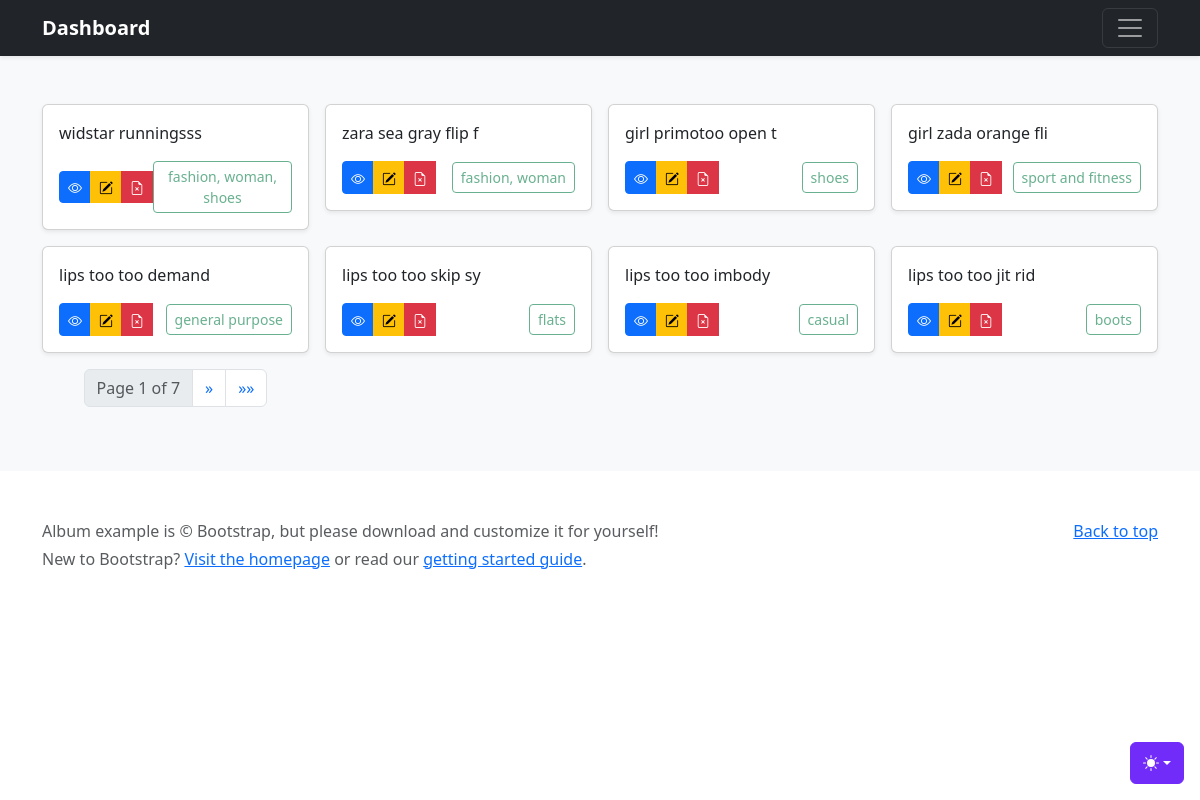
Page /dashboard/ on the earlier database version.
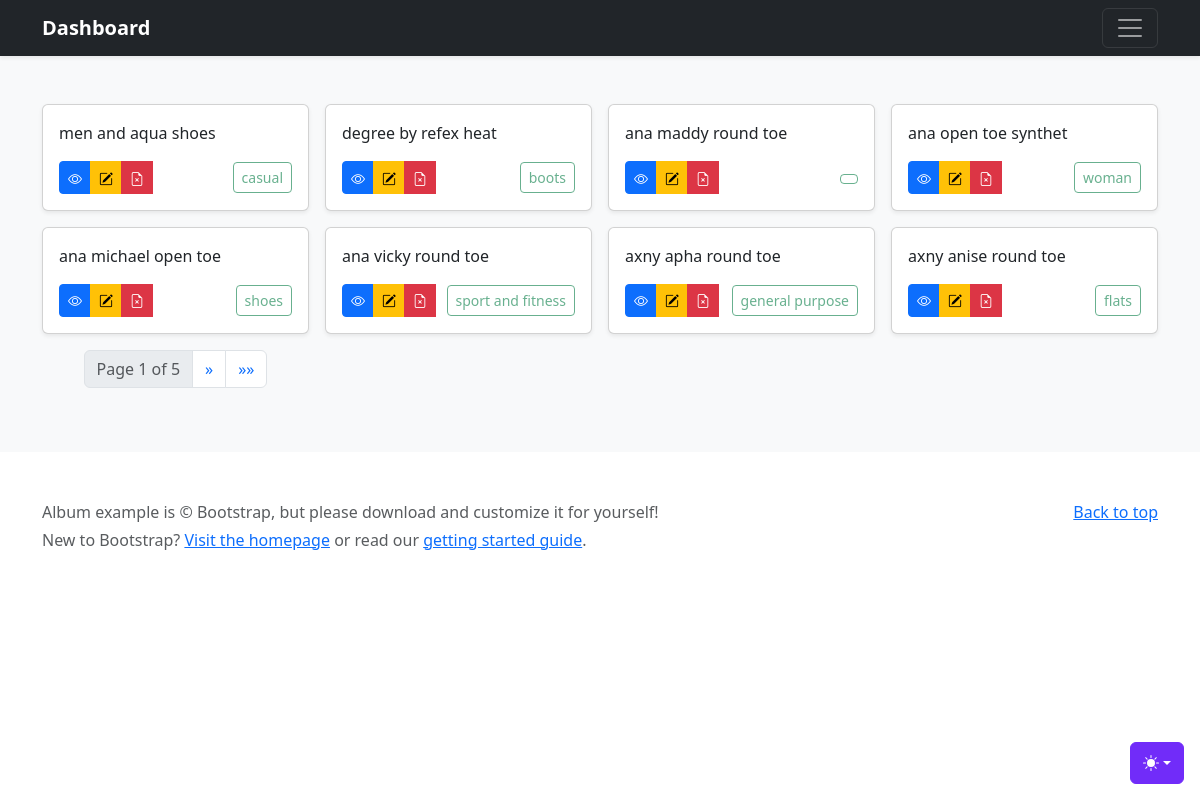
Same page on the later database version.
### inventory/models.py (models this page shows, shortened)
class Product(models.Model):
    name = models.CharField(max_length=100)
    description = models.TextField()
    slug = models.SlugField()
    is_active = models.BooleanField()
    category = models.ManyToManyField(Category)

class Category(models.Model):
    name = models.CharField(max_length=50)
    slug = models.SlugField()
    is_active = models.BooleanField()
    class Meta:
        verbose_name_plural = "Categories"
    def __str__(self) -> str:
        return self.name

### inventory/views.py (the view)
# urls.py: path('', views.all_products, name="all_products"),
def all_products(request):
    objs = Product.objects.all()
    paginator = Paginator(objs, 8)
    page_number = request.GET.get('page')
    page_obj = paginator.get_page(page_number)
    return render(request, 'grid-output.html', {'page_obj':page_obj})

### inventory/templates/grid-output.html (shortened to what this page needs)
{% extends 'base/base.html' %}
  {% block content %}
    <main>
      <div class="album py-5 bg-body-tertiary">
        <div class="container">
          <div class="row row-cols-1 row-cols-sm-2 row-cols-md-4 g-3">
            {% if page_obj %}
              {% for product in page_obj %}
                <div class="col">
                  <div class="card shadow-sm">
                      <rect width="100%" height="100%" fill="#55595c" />
                    <div class="card-body">
                      <p class="card-text">{{ product.name|slice:":20" }}</p>
                      <div class="d-flex justify-content-between align-items-center">
                        <div class="btn-group">
                          <a href="{% url 'view' product.slug %}" type="button" class="btn btn-sm btn-primary"><i class="bi bi-eye"></i></a>
                          <a href="{% url 'edit' product.slug %}" type="button" class="btn btn-sm btn-warning"><i class="bi bi-pencil-square"></i></a>
                          <a href="{% url 'delete' product.slug %}"
                          type="button"
                          class="btn btn-sm btn-danger delete-btn">
                          <i class="bi bi-file-earmark-x"></i>
                          </a>
                        </div>
                        <small class="text-body-secondary">
                          <button class="btn btn-sm btn-outline-success" disabled>
                            {{ product.category.all|join:", " }}
                          </button>
                        </small>
                      </div>
                    </div>
                  </div>
                </div>
              {% endfor %}
              <div class="d-flex justify-content-center">
                <nav aria-label="Page navigation">
                    <ul class="pagination">
                        <li class="page-item disabled">
                            <span class="page-link">Page {{ page_obj.number }} of {{ page_obj.paginator.num_pages }}</span>
                        </li>
                        {% if page_obj.has_next %}
                            <li class="page-item">
                                <a class="page-link" href="?page={{ page_obj.next_page_number }}" aria-label="Next">
                                    <span aria-hidden="true">&raquo;</span>
                                </a>
                            </li>
                            <li class="page-item">
                                <a class="page-link" href="?page={{ page_obj.paginator.num_pages }}" aria-label="Last">
                                    <span aria-hidden="true">&raquo;&raquo;</span>
                                </a>
                            </li>
                        {% endif %}
                    </ul>
                </nav>
              </div>
            {% endif %}
          </div>
        </div>
      </div>
    </main>
  {% endblock %}

Differences in the rows shown:
removed Product: name "widstar runningsss", category.all "fashion, woman, shoes"
removed Product: name "zara sea gray flip f", category.all "fashion, woman"
removed Product: name "girl primotoo open t", category.all "shoes"
removed Product: name "girl zada orange fli", category.all "sport and fitness"
removed Product: name "lips too too demand", category.all "general purpose"
removed Product: name "lips too too skip sy", category.all "flats"
removed Product: name "lips too too imbody", category.all "casual"
removed Product: name "lips too too jit rid", category.all "boots"
now on this page (row unchanged): Product: name "men and aqua shoes", category.all "casual"
now on this page (row unchanged): Product: name "degree by refex heat", category.all "boots"
now on this page (row unchanged): Product: name "ana maddy round toe"
now on this page (row unchanged): Product: name "ana open toe synthet", category.all "woman"
now on this page (row unchanged): Product: name "ana michael open toe", category.all "shoes"
now on this page (row unchanged): Product: name "ana vicky round toe", category.all "sport and fitness"
now on this page (row unchanged): Product: name "axny apha round toe", category.all "general purpose"
now on this page (row unchanged): Product: name "axny anise round toe", category.all "flats"
Other differences:
{{ page_obj.paginator.num_pages }}: "7" → "5"
